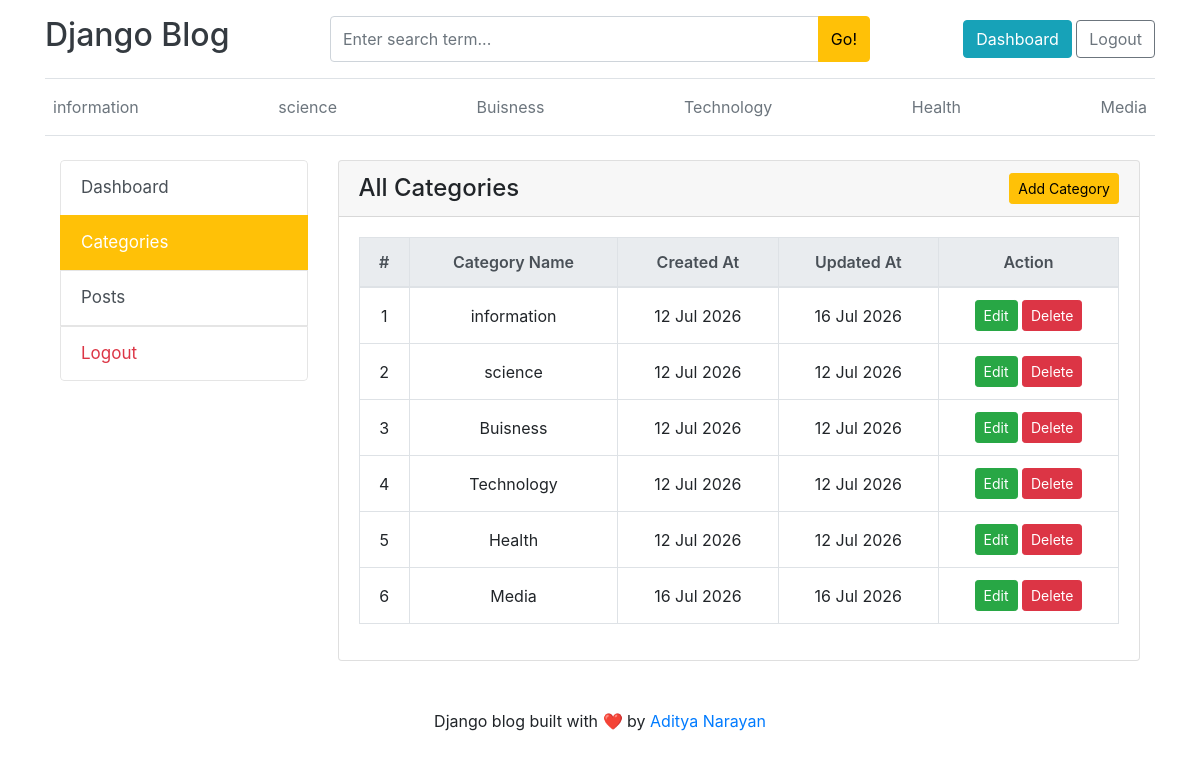
The app's page /dashboard/categories/ (signed in) with its own data.
### blogs/models.py (models this page shows, shortened)
class Category(models.Model):
    category_name = models.CharField(max_length=50, unique=True)
    created_at = models.DateTimeField(auto_now_add=True)
    updated_at = models.DateTimeField(auto_now=True)
    class Meta:
        verbose_name_plural = "Categories"

### dashboard/views.py (the view)
# urls.py: path('categories/', views.categories, name='categories'),
@login_required(login_url='login')
@manager_required
def categories(request):
    categories = Category.objects.all().order_by('id')
    return render(request, 'categories.html', {
        'categories': categories
    })

### blogs/context_processors.py (called while the page is built)
def get_categories(request):
    categories = Category.objects.all()
    return {
        'categories': categories,
    }

def get_Social_links(request):
    social_links=SocialLink.objects.all()
    return dict(social_links=social_links)

### dashboard/views.py (called while the page is built)
def manager_required(view_func):
    @wraps(view_func)
    def wrapper(request, *args, **kwargs):
        if request.user.is_superuser:
            return view_func(request, *args, **kwargs)
        if request.user.groups.filter(name="Manager").exists():
            return view_func(request, *args, **kwargs)
        return HttpResponseForbidden(
            "You are not authorized to access this page."
        )
    return wrapper

### blog_main/templates/categories.html
{% extends 'base.html' %}
{% block content %}
<div class="container mt-4">
    <div class="row">
        <div class="col-md-3 dashboard-sidebar">
            <div class="list-group">
                <a href="{% url 'dashboard' %}" class="list-group-item list-group-item-action">
                    Dashboard
                </a>
                <a href="{% url 'categories' %}" class="list-group-item list-group-item-action active">
                    Categories
                </a>
            <a href="{% url 'posts' %}" class="list-group-item list-group-item-action">
    Posts
</a>
                <a href="{% url 'logout' %}" class="list-group-item list-group-item-action text-danger">
                    Logout
                </a>
            </div>
        </div>
        <div class="col-md-9">
            <div class="card">
                <div class="card-header d-flex justify-content-between align-items-center">
                    <h4 class="mb-0">All Categories</h4>
                    <a href="{% url 'add_category' %}" class="btn btn-warning btn-sm">
                        Add Category
                    </a>
                </div>
                <div class="card-body">
                    <table class="table table-bordered table-hover">
                        <thead class="thead-light">
                            <tr>
                                <th>#</th>
                                <th>Category Name</th>
                                <th>Created At</th>
                                <th>Updated At</th>
                                <th>Action</th>
                            </tr>
                        </thead>
                        <tbody>
                            {% for category in categories %}
                            <tr>
                                <td>{{ forloop.counter }}</td>
                                <td>{{ category.category_name }}</td>
                                <td>{{ category.created_at|date:"d M Y" }}</td>
                                <td>{{ category.updated_at|date:"d M Y" }}</td>
                             <td>
    <a href="{% url 'edit_category' category.id %}" class="btn btn-success btn-sm">
        Edit
    </a>
    <a href="{% url 'delete_category' category.id %}" class="btn btn-danger btn-sm">
        Delete
    </a>
</td>
                            </tr>
                            {% empty %}
                            <tr>
                                <td colspan="5" class="text-center">
                                    No Categories Found
                                </td>
                            </tr>
                            {% endfor %}
                        </tbody>
                    </table>
                </div>
            </div>
        </div>
    </div>
</div>
{% endblock %}

### blog_main/templates/base.html (shortened to what this page needs)
{% load static %}
<!DOCTYPE html>
<html lang="en">
<head>
    <link rel="stylesheet"
          href="https://cdn.jsdelivr.net/npm/bootstrap@4.6.2/dist/css/bootstrap.min.css">
    <link rel="stylesheet"
          href="https://cdnjs.cloudflare.com/ajax/libs/font-awesome/6.5.2/css/all.min.css">
    <link rel="stylesheet" href="{% static 'css/blog.css' %}">
</head>
<body>
<div class="container">
    <header class="blog-header py-3 border-bottom">
        <div class="row align-items-center">
            <div class="col-md-3">
                <a href="{% url 'home' %}"
                   class="blog-header-logo text-dark"
                   style="text-decoration:none;">
                    <h2>Django Blog</h2>
                </a>
            </div>
            <div class="col-md-6">
                <form action="{% url 'search' %}" method="GET">
                    <div class="input-group">
                        <input
                            type="text"
                            name="keyword"
                            class="form-control"
                            placeholder="Enter search term...">
                        <div class="input-group-append">
                            <button class="btn btn-warning" type="submit">
                                Go!
                            </button>
                        </div>
                    </div>
                </form>
            </div>
            <div class="col-md-3 text-right">
                {% if user.is_authenticated %}
                    <a href="{% url 'dashboard' %}"
                       class="btn btn-info">
                        Dashboard
                    </a>
                    <a href="{% url 'logout' %}"
                       class="btn btn-outline-secondary">
                        Logout
                    </a>
                {% endif %}
            </div>
        </div>
    </header>
    <div class="nav-scroller py-2 mb-4 border-bottom">
        <nav class="nav d-flex justify-content-between">
            {% for cat in categories %}
                <a class="p-2 text-muted"
                   href="{% url 'post_by_category' cat.id %}">
                    {{ cat.category_name }}
                </a>
            {% endfor %}
        </nav>
    </div>
    {% block content %}
    {% endblock %}
</div>
<footer class="blog-footer mt-5">
    <div class="container text-center">
        <p class="mb-0">
            Django blog built with ❤️ by
            <a href="#">Aditya Narayan</a>
        </p>
    </div>
</footer>
</body>
</html>

### static/css/blog.css (style rules this page uses)
.dashboard-sidebar .list-group { border-radius:4px; overflow:hidden; }
.dashboard-sidebar .list-group-item { padding:14px 20px; font-size:17px; border:1px solid #e5e5e5; }
.dashboard-sidebar .list-group-item.active { background:#ffc107 !important; border-color:#ffc107 !important; color:#fff !important; }
.table { width:100%; }
.table th { text-align:center; vertical-align:middle; font-weight:600; }
.table td { text-align:center; vertical-align:middle; }
.table th:last-child, .table td:last-child { width:180px; white-space:nowrap; }
.btn-warning { color:#000; }
.form-control { height:46px; }

### records on screen
Category: category_name "information", created_at "12 Jul 2026", updated_at "16 Jul 2026"
Category: category_name "science", created_at "12 Jul 2026", updated_at "12 Jul 2026"
Category: category_name "Buisness", created_at "12 Jul 2026", updated_at "12 Jul 2026"
Category: category_name "Technology", created_at "12 Jul 2026", updated_at "12 Jul 2026"
Category: category_name "Health", created_at "12 Jul 2026", updated_at "12 Jul 2026"
Category: category_name "Media", created_at "16 Jul 2026", updated_at "16 Jul 2026"
